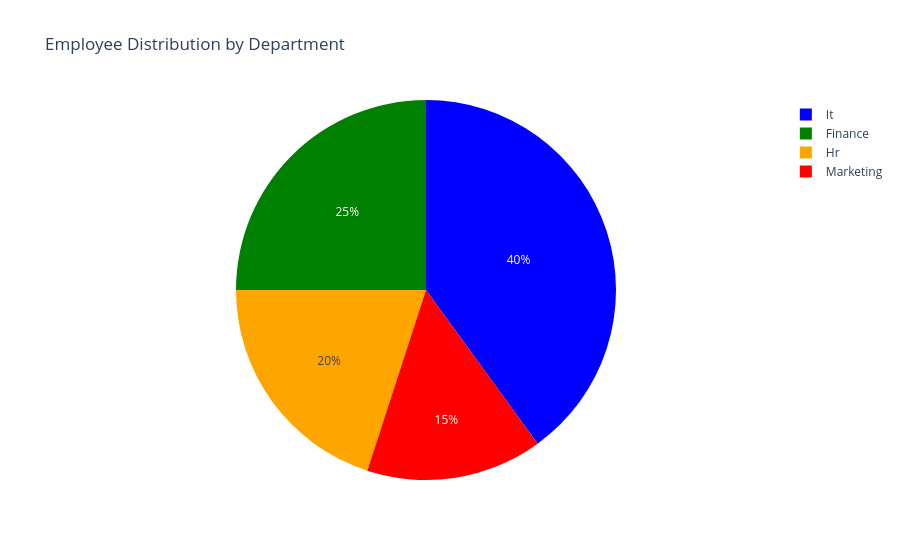

Source (notebook cell):
### Code cell
# pie_chart
import pandas as pd
import seaborn as sns
import networkx as nx
import matplotlib.pyplot as plt
import plotly.express as px

data={
    "Department":["It","Hr","Finance","Marketing"],
    "Employee":[40,20,25,15]
}

df=pd.DataFrame(data)
fig=px.pie(df,values="Employee",names="Department",color_discrete_sequence=["blue","green","orange","red"],title="Employee Distribution by Department")
fig.show()

### Figure 1 — Plotly figure (JSON) as saved in the notebook; plotly's stock layout.template omitted (floating-point values rounded to 4 significant figures)
{"data": [{"domain": {"x": [0, 1], "y": [0, 1]}, "hovertemplate": "Department=%{label}<br>Employee=%{value}<extra></extra>", "labels": ["It", "Hr", "Finance", "Marketing"], "legendgroup": "", "name": "", "showlegend": true, "type": "pie", "values": [40, 20, 25, 15]}], "layout": {"legend": {"tracegroupgap": 0}, "piecolorway": ["blue", "green", "orange", "red"], "title": {"text": "Employee Distribution by Department"}}}
